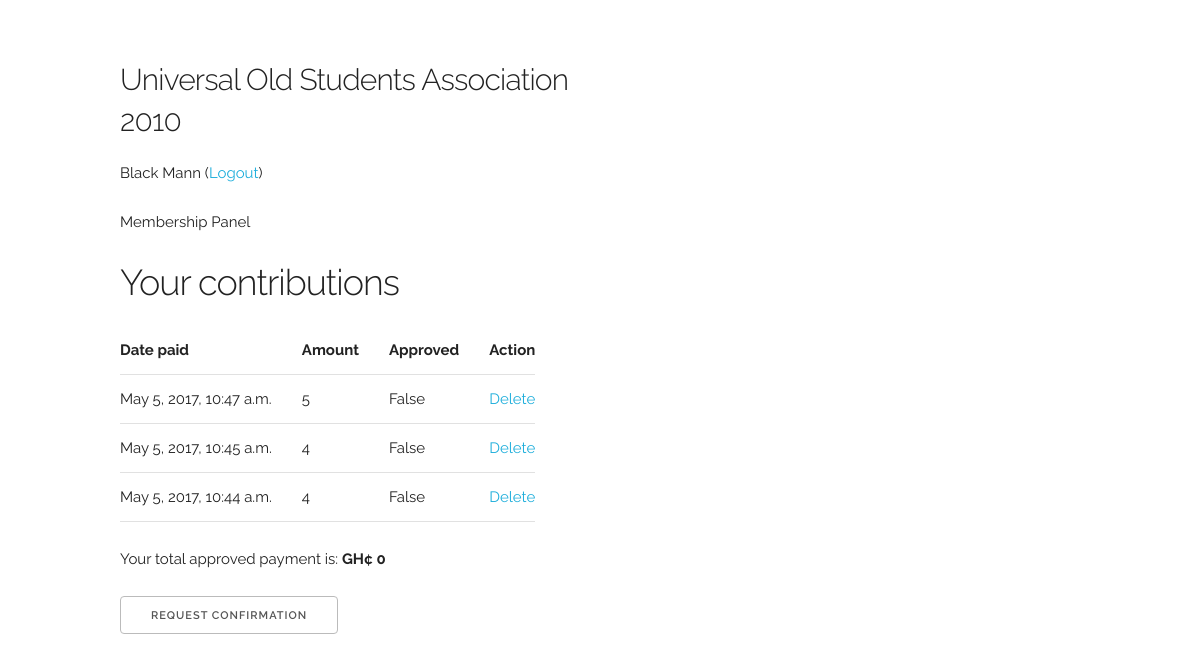
The page /member (signed in) on the database as committed earlier.
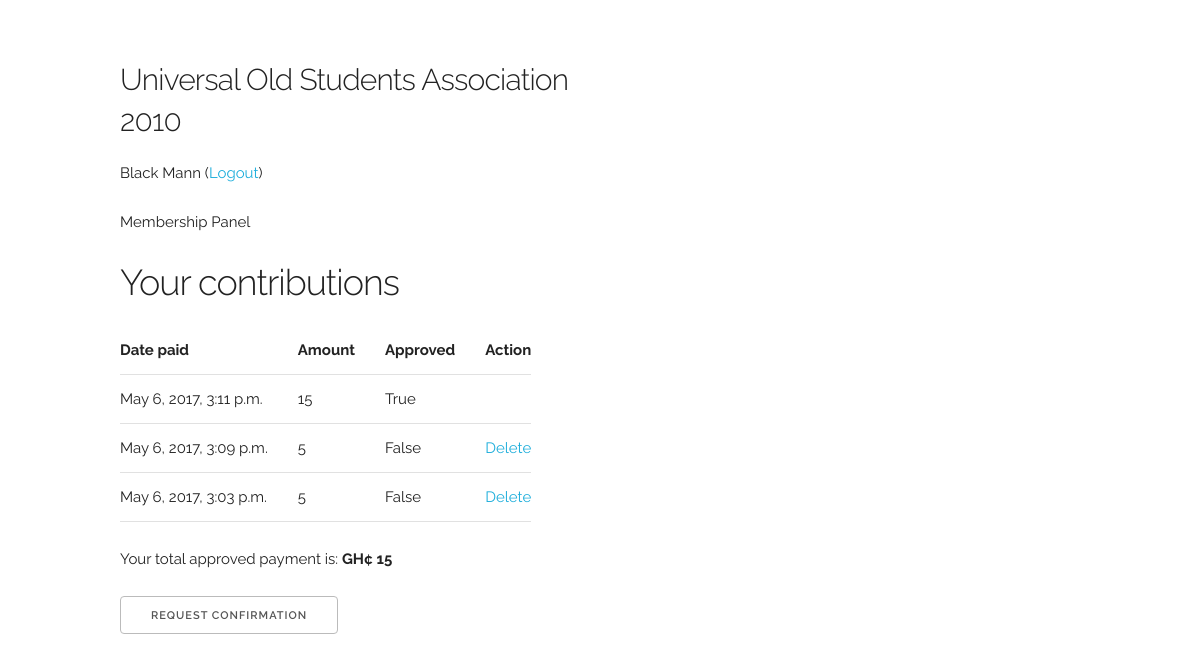
The same page on the database as committed later.
### web/models.py (models this page shows)
class Contribution(models.Model):
    member = models.ForeignKey(User)
    amount = models.IntegerField(default=0)
    date_paid = models.DateTimeField(auto_now_add=True)
    approved = models.BooleanField(default=False)
    date_approved = models.DateTimeField(null=True)
    class Meta:
        ordering = ("-date_paid",)

### web/views.py (the view)
# urls.py: url(r"member", views.member, name="member"),
@login_required(login_url="/login/")
def member(request):
    context = {}
    if request.user.is_authenticated:
        user = request.user
        contributions = Contribution.objects.filter(member=user)
        total_contributions = sum([c.amount for c in contributions if c.approved])
        context = {"contributions": contributions, "total_contributions": total_contributions}
    return render(request, "web/index_member.html", context=context)

### web/templates/web/index_member.html (shortened to what this page needs)
{% extends "web/base.html" %}
{% block panel_name %}Membership Panel{% endblock %}
{% block content %}
    <h3>Your contributions</h3>
    <table>
        <tr>
            <th>Date paid</th>
            <th>Amount</th>
            <th>Approved</th>
            <th>Action</th>
        </tr>
        {% if contributions %}
            {% for contribution in contributions %}
                <tr>
                    <td>{{ contribution.date_paid }}</td>
                    <td>{{ contribution.amount }}</td>
                    <td>{{ contribution.approved }}</td>
                    <td>{% if not contribution.approved %}
                        <a href="{% url "delete_request" contribution.id %}">Delete</a>
                    {% endif %}</td>
                </tr>
            {% endfor %}
        {% else %}
            <p>You haven't made any contributions yet.</p>
        {% endif %}
    </table>
    <p>Your total approved payment is: <strong>GH&cent; {{ total_contributions }}</strong></p>
    <a class="button uk-button-primary" href="{% url "request_confirmation" %}">Request Confirmation</a>
{% endblock %}

Rows that differ between the two databases and show on the page:
removed Contribution: date_paid "May 5, 2017, 10:45 a.m.", amount "4", approved "False", shows "Delete"
added Contribution: date_paid "May 6, 2017, 3:11 p.m.", amount "15", approved "True"
changed Contribution: date_paid "May 5, 2017, 10:47 a.m." → "May 6, 2017, 3:09 p.m."
changed Contribution: date_paid "May 5, 2017, 10:44 a.m." → "May 6, 2017, 3:03 p.m."; amount "4" → "5"
Other text that changed with them:
{{ total_contributions }}: "0" → "15"
